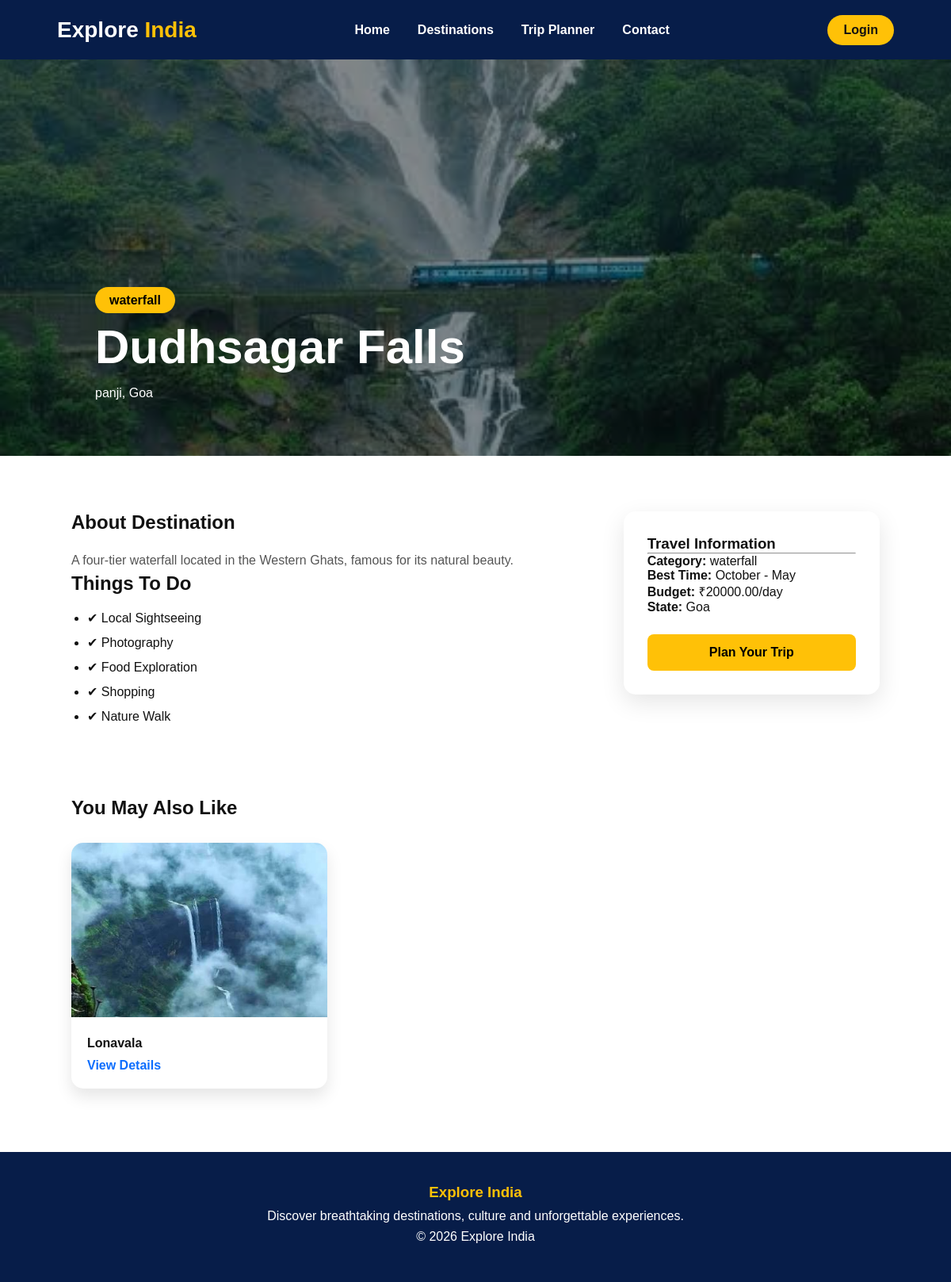
Screenshot of /destinations/dudhsagar-falls/ with the database file from the repository.
### destinations/models.py (models this page shows, shortened)
class Destination(models.Model):
    name = models.CharField(max_length=150)
    slug = models.SlugField(max_length=170, unique=True, blank=True)
    description = models.TextField()
    category = models.CharField(max_length=30, choices=CATEGORY_CHOICES)
    state = models.CharField(max_length=30, choices=STATE_CHOICES)
    city = models.CharField(max_length=100, blank=True)
    image = models.ImageField(upload_to='destinations/', blank=True, null=True)
    best_time_to_visit = models.CharField(max_length=100, blank=True)
    avg_budget_per_day = models.DecimalField(max_digits=8, decimal_places=2, default=0)
    is_featured = models.BooleanField(default=False)
    created_at = models.DateTimeField(auto_now_add=True)
    class Meta:
        ordering = ['-created_at']

### destinations/views.py (the view)
# urls.py: path('<slug:slug>/', views.destination_detail, name='destination_detail'),
def destination_detail(request, slug):
    destination = get_object_or_404(Destination, slug=slug)
    related_destinations = Destination.objects.filter(
        category=destination.category
    ).exclude(id=destination.id)[:3]
    context = {
        "destination": destination,
        "related_destinations": related_destinations,
    }
    return render(
        request,
        "destinations/destination_detail.html",
        context,
    )

### templates/destinations/destination_detail.html (shortened to what this page needs)
{% extends 'base.html' %}
{% load static %}
{% block extra_css %}
<link rel="stylesheet" href="{% static 'css/destination_detail.css' %}">
{% endblock %}
{% block content %}
<section class="detail-hero">
    <img src="{{ destination.image.url }}" alt="{{ destination.name }}">
    <div class="overlay"></div>
    <div class="hero-content">
        <span>{{ destination.get_category_display }}</span>
        <h1>{{ destination.name }}</h1>
        <p>{{ destination.city }}, {{ destination.state }}</p>
    </div>
</section>
<section class="detail-container">
    <div class="left">
        <h2>About Destination</h2>
        <p>{{ destination.description }}</p>
        <h2>Things To Do</h2>
        <ul>
            <li>✔ Local Sightseeing</li>
            <li>✔ Photography</li>
            <li>✔ Food Exploration</li>
            <li>✔ Shopping</li>
            <li>✔ Nature Walk</li>
        </ul>
    </div>
    <div class="right">
        <div class="info-card">
            <h3>Travel Information</h3>
            <hr>
            <p><strong>Category:</strong> {{ destination.get_category_display }}</p>
            <p><strong>Best Time:</strong> {{ destination.best_time_to_visit }}</p>
            <p><strong>Budget:</strong> ₹{{ destination.avg_budget_per_day }}/day</p>
            <p><strong>State:</strong> {{ destination.state }}</p>
            <a href="#" class="book-btn">Plan Your Trip</a>
        </div>
    </div>
</section>
<section class="related">
    <h2>You May Also Like</h2>
    <div class="cards">
        {% for place in related_destinations %}
        <div class="card">
            <img src="{{ place.image.url }}" alt="">
            <div class="card-body">
                <h4>{{ place.name }}</h4>
                <a href="{% url 'destinations:destination_detail' place.slug %}">
                    View Details
                </a>
            </div>
        </div>
        {% empty %}
        <p>No related destinations available.</p>
        {% endfor %}
    </div>
</section>
{% endblock %}

### static/css/style.css (style rules this page uses)
* { margin: 0; padding: 0; box-sizing: border-box; }
body { font-family: Arial, sans-serif; background: #ffffff; color: #111; }

### static/css/destination_detail.css (style rules this page uses)
.detail-hero { position:relative; height:500px; overflow:hidden; }
.detail-hero img { width:100%; height:100%; object-fit:cover; }
.overlay { position:absolute; inset:0; background:rgba(0,0,0,.45); }
.hero-content { position:absolute; bottom:70px; left:10%; color:#fff; }
.hero-content h1 { font-size:60px; margin:15px 0; }
.hero-content span { background:#FFC107; color:#000; padding:8px 18px; border-radius:30px; font-weight:600; }
.detail-container { width:85%; margin:70px auto; display:grid; grid-template-columns:2fr 1fr; gap:50px; }
.left h2 { margin-bottom:20px; }
.left p { line-height:1.8; color:#555; }
.left ul { margin-top:20px; padding-left:20px; }
.left li { margin-bottom:12px; }
.info-card { background:#fff; padding:30px; border-radius:15px; box-shadow:0 10px 30px rgba(0,0,0,.1); }
.book-btn { display:block; margin-top:25px; text-align:center; background:#FFC107; color:#000; text-decoration:none; padding:14px; border-radius:8px; font-weight:600; }
.related { width:85%; margin:80px auto; }
.related h2 { margin-bottom:30px; }
.cards { display:grid; grid-template-columns:repeat(3,1fr); gap:25px; }
.card { background:#fff; border-radius:15px; overflow:hidden; box-shadow:0 10px 20px rgba(0,0,0,.1); }
.card img { width:100%; height:220px; object-fit:cover; }
.card-body { padding:20px; }
.card-body a { display:inline-block; margin-top:10px; text-decoration:none; color:#0d6efd; font-weight:600; }

### rows the page displays
Destination: image (picture), category "waterfall", name "Dudhsagar Falls", city "panji", state "Goa", description "A four-tier waterfall located in the Western Ghats, famous for its natural beauty.", best_time_to_visit "October - May", avg_budget_per_day "20000.00"
Destination: image (picture), name "Lonavala"
